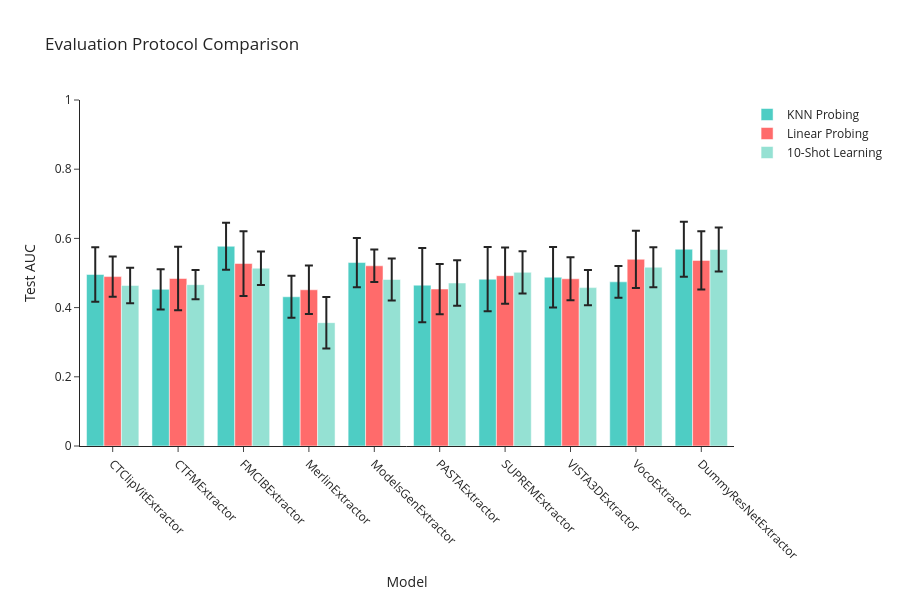

The notebook cell saved with this chart:
### Markdown cell above
## Comparison: KNN vs Linear Probing vs Few-Shot

### Code cell
# Create comparison visualization
model_names = list(linear_probing_results.keys())

knn_means = [test_accuracies_dict[m]['mean'] for m in model_names]
linear_means = [linear_probing_results[m]['mean'] for m in model_names]
few_shot_10_means = [few_shot_results[10][m]['mean'] for m in model_names]

knn_errors = [test_accuracies_dict[m]['ci95'][1] - test_accuracies_dict[m]['mean'] for m in model_names]
linear_errors = [linear_probing_results[m]['ci95'][1] - linear_probing_results[m]['mean'] for m in model_names]
few_shot_errors = [few_shot_results[10][m]['ci95'][1] - few_shot_results[10][m]['mean'] for m in model_names]

fig = go.Figure()

fig.add_trace(go.Bar(
    x=model_names,
    y=knn_means,
    error_y=dict(type='data', array=knn_errors),
    name='KNN Probing',
    marker_color='#4ECDC4'
))

fig.add_trace(go.Bar(
    x=model_names,
    y=linear_means,
    error_y=dict(type='data', array=linear_errors),
    name='Linear Probing',
    marker_color='#FF6B6B'
))

fig.add_trace(go.Bar(
    x=model_names,
    y=few_shot_10_means,
    error_y=dict(type='data', array=few_shot_errors),
    name='10-Shot Learning',
    marker_color='#95E1D3'
))

fig.update_layout(
    title='Evaluation Protocol Comparison',
    xaxis_title='Model',
    yaxis_title='Test AUC',
    barmode='group',
    height=600,
    width=900,
    template='simple_white',
    xaxis_tickangle=45
)
fig.update_yaxes(range=[0, 1.0])

fig.show()

print(f"Correlation KNN vs Linear Probing: {np.corrcoef(knn_means, linear_means)[0, 1]:.4f}")
print(f"Correlation KNN vs 10-Shot: {np.corrcoef(knn_means, few_shot_10_means)[0, 1]:.4f}")
print("Interpretation:")
print("  High KNN-Linear correlation (>0.8): Consistent feature quality assessment")
print("  10-Shot vs KNN: Difference shows data-efficiency gains with simple learning")

### Figure 1 — Plotly figure (JSON) as saved in the notebook; plotly's stock layout.template omitted (floating-point values rounded to 4 significant figures)
{"data": [{"error_y": {"array": [0.07883, 0.05805, 0.06775, 0.06057, 0.07119, 0.1074, 0.0928, 0.08713, 0.04591, 0.07962], "type": "data"}, "marker": {"color": "#4ECDC4"}, "name": "KNN Probing", "type": "bar", "x": ["CTClipVitExtractor", "CTFMExtractor", "FMCIBExtractor", "MerlinExtractor", "ModelsGenExtractor", "PASTAExtractor", "SUPREMExtractor", "VISTA3DExtractor", "VocoExtractor", "DummyResNetExtractor"], "y": [0.4957, 0.4528, 0.5772, 0.4313, 0.5302, 0.4648, 0.482, 0.4878, 0.4744, 0.5687]}, {"error_y": {"array": [0.05804, 0.09171, 0.09356, 0.07015, 0.0469, 0.07264, 0.08112, 0.06183, 0.0827, 0.08406], "type": "data"}, "marker": {"color": "#FF6B6B"}, "name": "Linear Probing", "type": "bar", "x": ["CTClipVitExtractor", "CTFMExtractor", "FMCIBExtractor", "MerlinExtractor", "ModelsGenExtractor", "PASTAExtractor", "SUPREMExtractor", "VISTA3DExtractor", "VocoExtractor", "DummyResNetExtractor"], "y": [0.4896, 0.4841, 0.5274, 0.4515, 0.5207, 0.4537, 0.4922, 0.4833, 0.5396, 0.5363]}, {"error_y": {"array": [0.05128, 0.04232, 0.04852, 0.07451, 0.06062, 0.06549, 0.06077, 0.05084, 0.05801, 0.06331], "type": "data"}, "marker": {"color": "#95E1D3"}, "name": "10-Shot Learning", "type": "bar", "x": ["CTClipVitExtractor", "CTFMExtractor", "FMCIBExtractor", "MerlinExtractor", "ModelsGenExtractor", "PASTAExtractor", "SUPREMExtractor", "VISTA3DExtractor", "VocoExtractor", "DummyResNetExtractor"], "y": [0.4641, 0.4663, 0.5139, 0.3565, 0.4813, 0.4711, 0.5019, 0.4578, 0.5167, 0.568]}], "layout": {"barmode": "group", "height": 600, "title": {"text": "Evaluation Protocol Comparison"}, "width": 900, "xaxis": {"tickangle": 45, "title": {"text": "Model"}}, "yaxis": {"range": [0, 1.0], "title": {"text": "Test AUC"}}}}
